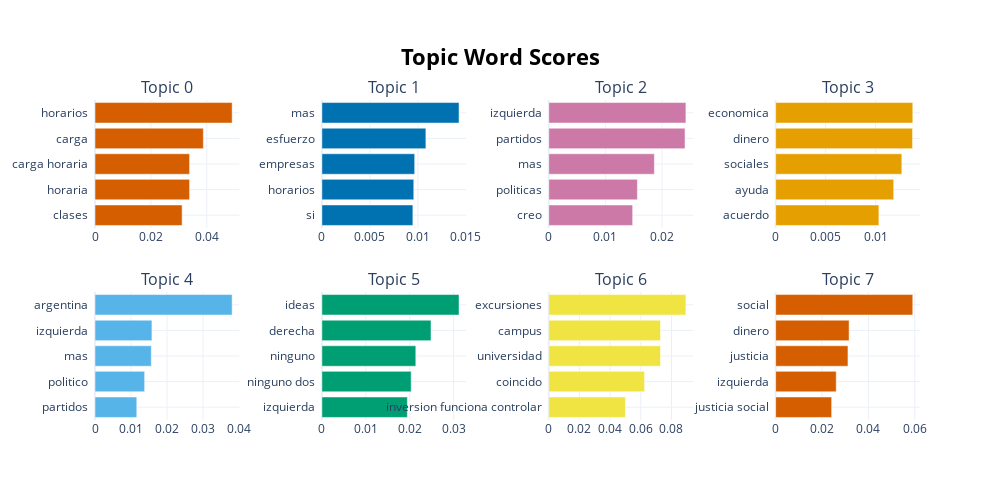

The notebook cell this image was saved under:
### Code cell
model.visualize_barchart()

### Figure 1 — Plotly figure (JSON) as saved in the notebook; plotly's stock layout.template omitted (floating-point values rounded to 4 significant figures)
{"data": [{"marker": {"color": "#D55E00"}, "orientation": "h", "type": "bar", "x": [0.03118, 0.03384, 0.03384, 0.03877, 0.04908], "xaxis": "x", "y": ["clases  ", "horaria  ", "carga horaria  ", "carga  ", "horarios  "], "yaxis": "y"}, {"marker": {"color": "#0072B2"}, "orientation": "h", "type": "bar", "x": [0.009475, 0.009569, 0.009663, 0.01083, 0.01428], "xaxis": "x2", "y": ["si  ", "horarios  ", "empresas  ", "esfuerzo  ", "mas  "], "yaxis": "y2"}, {"marker": {"color": "#CC79A7"}, "orientation": "h", "type": "bar", "x": [0.01482, 0.01566, 0.01865, 0.02407, 0.02422], "xaxis": "x3", "y": ["creo  ", "politicas  ", "mas  ", "partidos  ", "izquierda  "], "yaxis": "y3"}, {"marker": {"color": "#E69F00"}, "orientation": "h", "type": "bar", "x": [0.01033, 0.01181, 0.01263, 0.0137, 0.01372], "xaxis": "x4", "y": ["acuerdo  ", "ayuda  ", "sociales  ", "dinero  ", "economica  "], "yaxis": "y4"}, {"marker": {"color": "#56B4E9"}, "orientation": "h", "type": "bar", "x": [0.0116, 0.01378, 0.01563, 0.0158, 0.03807], "xaxis": "x5", "y": ["partidos  ", "politico  ", "mas  ", "izquierda  ", "argentina  "], "yaxis": "y5"}, {"marker": {"color": "#009E73"}, "orientation": "h", "type": "bar", "x": [0.01946, 0.02033, 0.02139, 0.02485, 0.03123], "xaxis": "x6", "y": ["izquierda  ", "ninguno dos  ", "ninguno  ", "derecha  ", "ideas  "], "yaxis": "y6"}, {"marker": {"color": "#F0E442"}, "orientation": "h", "type": "bar", "x": [0.04995, 0.06247, 0.07285, 0.07285, 0.08941], "xaxis": "x7", "y": ["inversion funciona controlar  ", "coincido  ", "universidad  ", "campus  ", "excursiones  "], "yaxis": "y7"}, {"marker": {"color": "#D55E00"}, "orientation": "h", "type": "bar", "x": [0.02416, 0.02613, 0.03119, 0.03167, 0.05914], "xaxis": "x8", "y": ["justicia social  ", "izquierda  ", "justicia  ", "dinero  ", "social  "], "yaxis": "y8"}], "layout": {"annotations": [{"font": {"size": 16}, "showarrow": false, "text": "Topic 0", "x": 0.0875, "xanchor": "center", "xref": "paper", "y": 1, "yanchor": "bottom", "yref": "paper"}, {"font": {"size": 16}, "showarrow": false, "text": "Topic 1", "x": 0.3625, "xanchor": "center", "xref": "paper", "y": 1, "yanchor": "bottom", "yref": "paper"}, {"font": {"size": 16}, "showarrow": false, "text": "Topic 2", "x": 0.6375, "xanchor": "center", "xref": "paper", "y": 1, "yanchor": "bottom", "yref": "paper"}, {"font": {"size": 16}, "showarrow": false, "text": "Topic 3", "x": 0.9125, "xanchor": "center", "xref": "paper", "y": 1, "yanchor": "bottom", "yref": "paper"}, {"font": {"size": 16}, "showarrow": false, "text": "Topic 4", "x": 0.0875, "xanchor": "center", "xref": "paper", "y": 0.4, "yanchor": "bottom", "yref": "paper"}, {"font": {"size": 16}, "showarrow": false, "text": "Topic 5", "x": 0.3625, "xanchor": "center", "xref": "paper", "y": 0.4, "yanchor": "bottom", "yref": "paper"}, {"font": {"size": 16}, "showarrow": false, "text": "Topic 6", "x": 0.6375, "xanchor": "center", "xref": "paper", "y": 0.4, "yanchor": "bottom", "yref": "paper"}, {"font": {"size": 16}, "showarrow": false, "text": "Topic 7", "x": 0.9125, "xanchor": "center", "xref": "paper", "y": 0.4, "yanchor": "bottom", "yref": "paper"}], "height": 500, "hoverlabel": {"bgcolor": "white", "font": {"family": "Rockwell", "size": 16}}, "showlegend": false, "title": {"font": {"color": "Black", "size": 22}, "text": "<b>Topic Word Scores", "x": 0.5, "xanchor": "center", "yanchor": "top"}, "width": 1000, "xaxis": {"anchor": "y", "domain": [0, 0.175], "showgrid": true}, "xaxis2": {"anchor": "y2", "domain": [0.275, 0.45], "showgrid": true}, "xaxis3": {"anchor": "y3", "domain": [0.55, 0.725], "showgrid": true}, "xaxis4": {"anchor": "y4", "domain": [0.825, 1], "showgrid": true}, "xaxis5": {"anchor": "y5", "domain": [0, 0.175], "showgrid": true}, "xaxis6": {"anchor": "y6", "domain": [0.275, 0.45], "showgrid": true}, "xaxis7": {"anchor": "y7", "domain": [0.55, 0.725], "showgrid": true}, "xaxis8": {"anchor": "y8", "domain": [0.825, 1], "showgrid": true}, "yaxis": {"anchor": "x", "domain": [0.6, 1], "showgrid": true}, "yaxis2": {"anchor": "x2", "domain": [0.6, 1], "showgrid": true}, "yaxis3": {"anchor": "x3", "domain": [0.6, 1], "showgrid": true}, "yaxis4": {"anchor": "x4", "domain": [0.6, 1], "showgrid": true}, "yaxis5": {"anchor": "x5", "domain": [0, 0.4], "showgrid": true}, "yaxis6": {"anchor": "x6", "domain": [0, 0.4], "showgrid": true}, "yaxis7": {"anchor": "x7", "domain": [0, 0.4], "showgrid": true}, "yaxis8": {"anchor": "x8", "domain": [0, 0.4], "showgrid": true}}}
